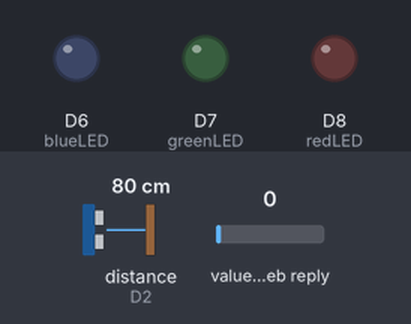
This sketch was run on a simulated ESP8266 (NodeMCU). Shown: output pins drawn as LEDs (lit = HIGH). Wiring (inferred from the names in the program): ultrasonic range finder: trigger D3; echo D2. The test bench sets the inputs (shaded band); at power-on: distance to the obstacle (sensor on D2) 80 cm, value in the web reply 0. The echo pulse lasts 58.3 µs per cm; WiFi joins after 1.5 s; servers stay silent unless stated; web services answer with replies made up by the test bench; pins used as bus, display or sensor lines are not drawn; what the sketch prints to the serial monitor is not drawn.

Above: at 3.7 s.
3.8 s: distance to the obstacle (sensor on D2) set to 19 cm
At 9.2 s:
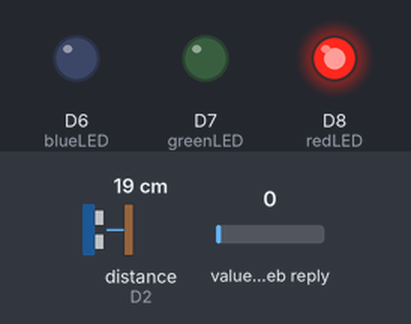
9.7 s: distance to the obstacle (sensor on D2) set to 15 cm
At 17.5 s:
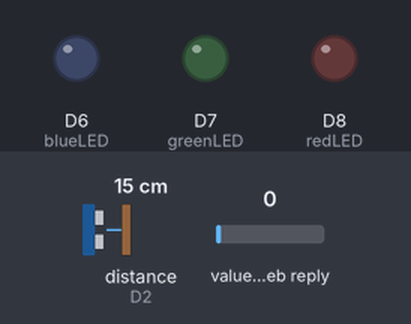
17.8 s: distance to the obstacle (sensor on D2) set to 4 cm
25.5 s: distance to the obstacle (sensor on D2) set to 2 cm
At 33.4 s:
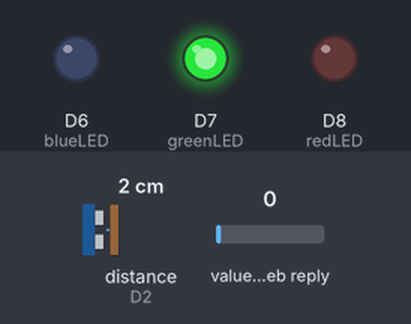
33.9 s: distance to the obstacle (sensor on D2) set to 9 cm
At 41.6 s:
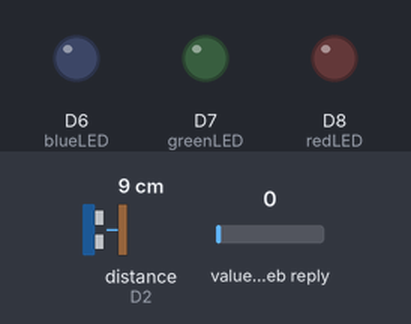
41.9 s: distance to the obstacle (sensor on D2) set to 18 cm
At 49.2 s:
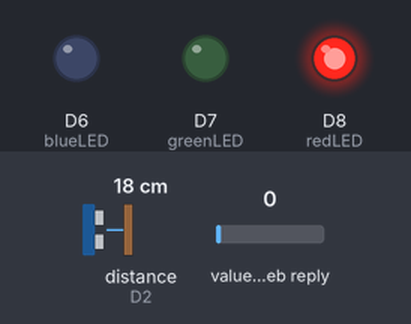
Timing chart, 0 to 50.7 s (numbered marks = the images above; inputs shaded):
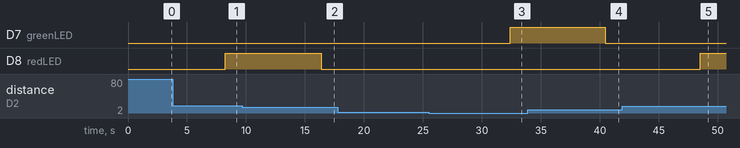

Measured:
- the behaviour switches between 17 and 16 cm on distance to the obstacle (sensor on D2) (found by bisection; images 1 and 2)
- the behaviour switches between 3 and 2 cm on distance to the obstacle (sensor on D2) (found by bisection; images 2 and 3)
- after the input at 3.8 s, D8 (redLED): LOW → HIGH after 4.4 s instead of 4.9 s
- after the input at 9.7 s, D8 (redLED): HIGH → LOW after 6.7 s
- after the input at 17.8 s, every drawn part: stays the same
- after the input at 25.5 s, D7 (greenLED): LOW → HIGH after 6.9 s
- after the input at 33.9 s, D7 (greenLED): HIGH → LOW after 6.5 s
- after the input at 41.9 s, D8 (redLED): LOW → HIGH after 6.6 s

The sketch:

water_level_monitoring.ino
```cpp
#include <dummy.h>
#include <ESP8266WiFi.h>
#include <WiFiClient.h>
#include <ESP8266WebServer.h>
#include <ThingSpeak.h>

int TRIGGER = D3;
int ECHO = D2;
int redLED = D8;
int greenLED = D7;
int blueLED = D6;


const char *ssid = "###########";
const char *password = "******";
WiFiClient client;


const char *thingSpeakApiKey = "##########";
const char *readAPIKey = "############";
unsigned long lastUploadTime = 0;
const unsigned long uploadInterval = 8000;

ESP8266WebServer server(80);

String page = "";
int data;
int distance;
int onOff = 0;

void setup(void) {
  pinMode(TRIGGER, OUTPUT);
  pinMode(ECHO, INPUT);
  pinMode(redLED, OUTPUT);
  pinMode(greenLED, OUTPUT);
  pinMode(blueLED, OUTPUT);

  delay(1000);
  Serial.begin(115200);
  WiFi.begin(ssid, password);
  Serial.println("");

  while (WiFi.status() != WL_CONNECTED) {
    delay(500);
    Serial.print(".");
  }
  Serial.println("");
  Serial.print("Connected to ");
  Serial.println(ssid);
  Serial.print("IP address: ");
  Serial.println(WiFi.localIP());
  server.on("/", []() {
    page = "<head><meta http-equiv=\"refresh\" content=\"3\"></head><center><h1>Web based Water Level monitor</h1><h3>Current water level is :-</h3> <h4>" + String(data) + "</h4></center>";
    server.send(200, "text/html", page);
  });
  server.begin();
  Serial.println("Web server started!");

  ThingSpeak.begin(client);
}

void loop(void) {
  int i;
  long duration = 0;
  for (i = 0; i < 150; i++) {
    digitalWrite(TRIGGER, LOW);
    delayMicroseconds(2);
    digitalWrite(TRIGGER, HIGH);
    delayMicroseconds(10);
    digitalWrite(TRIGGER, LOW);
    duration += pulseIn(ECHO, HIGH);
    delayMicroseconds(30);
  }
  duration /= 150;
  distance = (duration / 2) / 29.09;
  data = ((20 - distance) * 100) / 20;
  data = max(data, 0);

  server.handleClient();


  unsigned long currentTime = millis();
  if (currentTime - lastUploadTime >= uploadInterval) {
    uploadToThingSpeak();
    readFromThingSpeak();
    lastUploadTime = currentTime;
  }
}

void uploadToThingSpeak() {

  String dataString = String(data);
  Serial.print("Sensor data: ");
  Serial.print(dataString);
  Serial.println("%");
  if (data > 90) {
    digitalWrite(greenLED, HIGH);
    digitalWrite(redLED, LOW);
  } else if (data < 20) {
    digitalWrite(redLED, HIGH);
    digitalWrite(greenLED, LOW);
  } else {
    digitalWrite(redLED, LOW);
    digitalWrite(greenLED, LOW);
  }


  int httpCode = ThingSpeak.writeField(2281285, 1, dataString, thingSpeakApiKey);

  if (httpCode == 200) {
    Serial.println("ThingSpeak update successful");
  } else {
    Serial.println("Error updating ThingSpeak");
  }
}

void readFromThingSpeak() {
  onOff = ThingSpeak.readIntField(2286514, 1, readAPIKey);
  if (onOff == 1) {
    digitalWrite(blueLED, HIGH);
  } else {
    digitalWrite(blueLED, LOW);
  }
}
```
